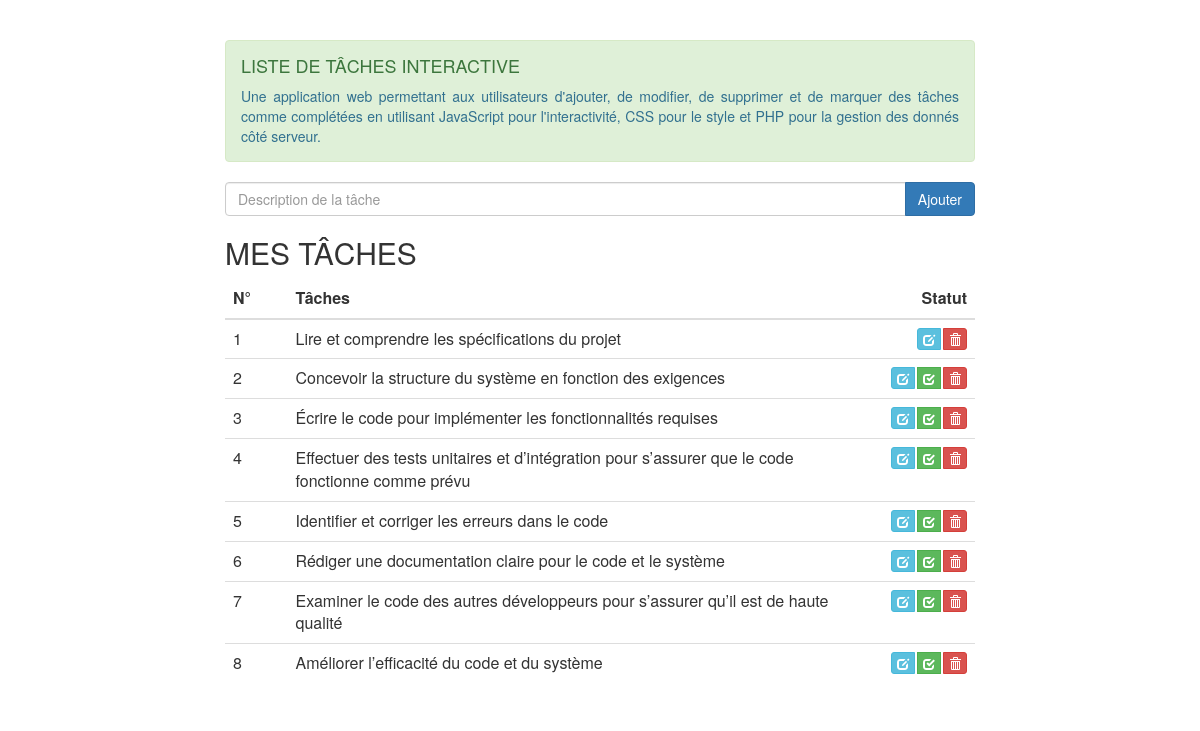
The page / on the database its author committed.
### tables this page shows
CREATE TABLE IF NOT EXISTS `todo` (
  `id` int NOT NULL AUTO_INCREMENT,
  `description` text NOT NULL,
  `status` tinyint NOT NULL COMMENT '0 for not completed, 1 for completed, 2 for hidden',
  `date_time` datetime NOT NULL,
  PRIMARY KEY (`id`)
);

### list.php (the view, shortened to what this page needs)
<?php
$host = 'localhost';
$username = 'root';
$password = '';
$database = 'dm';
$dbconfig = mysqli_connect($host,$username,$password,$database) or die("Une erreur s'est produite lors de la connexion à la base de données");
?>
<?php
$result=mysqli_query($dbconfig,"SELECT * FROM todo");
?>
<table class="table" id=todoListTable>
	<thead>
		<th class="col-md-1">N°</th>
		<th class="col-md-9">Tâches</th>
		<th class="col-md-2"> <div class="pull-right">Statut</div></th>
	</thead>
	<tbody>
		<?php $i=1;?>
		<?php while($res = mysqli_fetch_assoc($result)){?>
		<tr>
			<td class="col-md-1"><?=$i;$i++;?></td>
			<td class="col-md-9"><?=$res['description']?></td>
			<td class="col-md-2">
				<div class="btn-group pull-right">
				<a style="margin-left: 2px" title="Modifier" class="btn btn-info btn-xs edit-button" id="edit_<?=$res['id']?>" onclick="checks(<?=$res['id']?>,'<?=$res['description']?>');"><span class='glyphicon glyphicon-edit'></span></a>
				<?php if ($res['status'] < 1): ?>
					<a style="margin-left: 2px" title="Achever" class="btn btn-success btn-xs edit-button" id="checked_<?=$res['id']?>" onclick="completeItem(<?=$res['id']?>);"><span class='glyphicon glyphicon-check'></span></a>
				<?php endif ?>
				<a style="margin-left: 2px" title="Supprimer" class="btn btn-danger btn-xs delete-button" id="delete_<?=$res['id']?>" onclick="DeleteItem(<?=$res['id']?>);"><span class='glyphicon glyphicon-trash'></span></a>
				</div>
			</td>
		</tr>
		<?php }?>
	</tbody>
</table>

### index.php (shortened to what this page needs)
<html>
  <head>
    <link rel="stylesheet" type="text/css" href="alertify/css/alertify.core.css">
    <link rel="stylesheet" type="text/css" href="alertify/css/alertify.default.css">
    <link rel="stylesheet" type="text/css" href="css/custom.css">
    <link rel="stylesheet" href="https://maxcdn.bootstrapcdn.com/bootstrap/3.3.6/css/bootstrap.min.css">
  </head>
  <body>
    <br><br>
    <div class="container" >
      <div class="row">
        <div class="col-md-8 col-md-offset-2">
          <div class="alert alert-success" role="alert">
             <h4>LISTE DE TÂCHES INTERACTIVE</h4>
             <p class="text-info text-justify">Une application web permettant aux utilisateurs d'ajouter, de modifier, de supprimer et de marquer des tâches comme complétées en utilisant JavaScript pour l'interactivité, CSS pour le style et PHP pour la gestion des donnés côté serveur.</p>
          </div>
        </div>
      </div>
      <div class="row">
        <div class="col-md-8 col-md-offset-2">
          <div class="input-group">
            <input type="text" class="form-control" id="txtNewItem" placeholder="Description de la tâche">
            <span class="input-group-btn">
              <button class="btn btn-primary" id="addButton" onclick="return validateForm();" type="button">Ajouter</button>
            </span>
          </div>
        </div>
      </div>
      <div class="row">
        <div id="list" class="col-md-8 col-md-offset-2">
          <h2>MES TÂCHES</h2>
          <?php include 'list.php' ?>
        </div>
      </div>
    </div>
  </body>
</html>

### css/custom.css (style rules this page uses)
a > .glyphicon { margin-top: 3px!important; margin-bottom: 3px!important; }

### rows shown on the page
todo: description "Lire et comprendre les spécifications du projet"
todo: description "Concevoir la structure du système en fonction des exigences"
todo: description "Écrire le code pour implémenter les fonctionnalités requises"
todo: description "Effectuer des tests unitaires et d’intégration pour s’assurer que le code fonctionne comme prévu"
todo: description "Identifier et corriger les erreurs dans le code"
todo: description "Rédiger une documentation claire pour le code et le système"
todo: description "Examiner le code des autres développeurs pour s’assurer qu’il est de haute qualité"
todo: description "Améliorer l’efficacité du code et du système"
